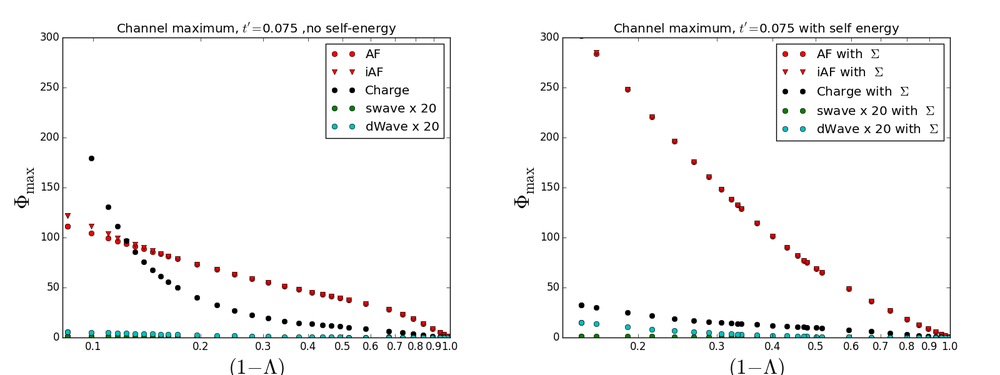
#> input picture dmf2rg_data/dmf2rglam.png, 1000 x 375 px, shrunk from 1600 x 600 before the run
$ python merge.py dmf2rglam.png dmf2rglam.png   (Python 2 division)
#> lines starting #> are read from the running program, lines starting #| are printed output that depends on the picture
#!/usr/bin/python
import numpy as np
import sys
import os
import shutil
import matplotlib.pyplot as plt
import h5py
from PIL import Image

outputname = "dmf2rglam"
tpri =0.075
if len (sys.argv) < 3 :
    print "not enough arguments"

plotstomerge = [ Image.open(os.getcwd()+"/"+sys.argv[1])  ,Image.open(os.getcwd()+"/"+ sys.argv[2]) ]
x,y = plotstomerge[0].size
#> x = 1000; y = 375
result = Image.new("RGB", (2*x, y))
#> result: PIL image 2000x375 RGB; every value is 0
for i in range(len(plotstomerge)):
    img = plotstomerge[i]
    xnow = i % 2 * x
    ynow = 0
    w,h = img.size
    print('pos {0},{1} size {2},{3}'.format(xnow, ynow, 2*x, 2*y))
    result.paste(img, (xnow, ynow, xnow + w, ynow + h))
#> this loop made 2 passes
#> (xnow, ynow, w, h) on passes 1 to 2: (0, 0, 1000, 375), (1000, 0, 1000, 375)
#| pos 0,0 size 2000,750
#| pos 1000,0 size 2000,750
#> img is the input picture: PIL image 1000x375 RGB; mean R, G, B 246.8, 246.6, 246.5
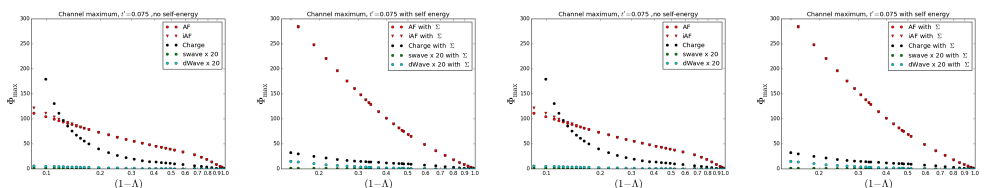
#> result: PIL image 2000x375 RGB (shown at 1/2 size); mean R, G, B 246.8, 246.6, 246.5

result.save(outputname+".png")

$ run again, with dmf2rg_data/0.075dmf2rgsevsnose.png copied over dmf2rg_data/dmf2rglam.png
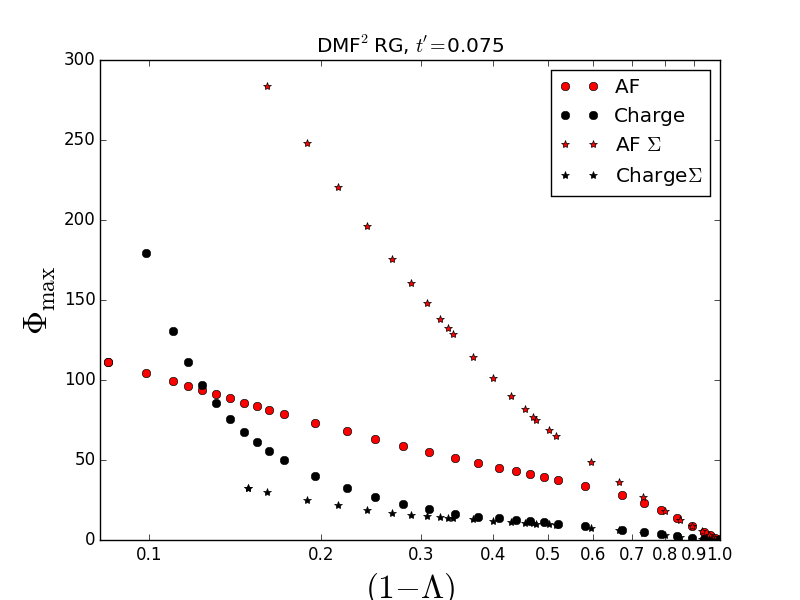
#> input picture dmf2rg_data/0.075dmf2rgsevsnose.png, 800 x 600 px
#> the loop `for i in range(len(plotstomerge)):` made 2 passes
#> (xnow, ynow, w, h) on passes 1 to 2: (0, 0, 800, 600), (800, 0, 800, 600)
#> (printed output is left out)
#> img is the input picture: PIL image 800x600 RGBA; mean R, G, B, A 249, 248.1, 248.1, 255
#> after the loop `for i in range(len(plotstomerge)):`:
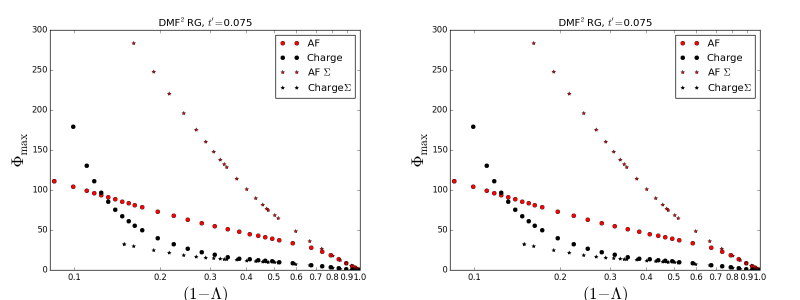
#> result: PIL image 1600x600 RGB (shown at 1/2 size); mean R, G, B 249, 248.1, 248.1

$ run again, with dmf2rg_data/merged.png copied over dmf2rg_data/dmf2rglam.png
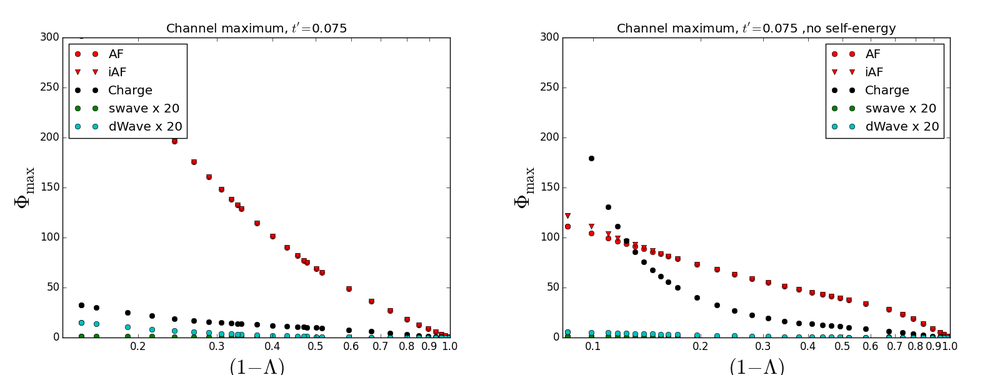
#> input picture dmf2rg_data/merged.png, 1000 x 375 px, shrunk from 1600 x 600 before the run
#> the loop `for i in range(len(plotstomerge)):` made 2 passes
#> (xnow, ynow, w, h) on passes 1 to 2: (0, 0, 1000, 375), (1000, 0, 1000, 375)
#> (printed output is left out)
#> img is the input picture: PIL image 1000x375 RGB; mean R, G, B 247.4, 247.2, 247.1
#> after the loop `for i in range(len(plotstomerge)):`:
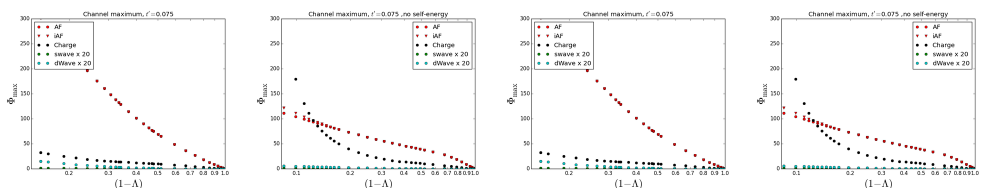
#> result: PIL image 2000x375 RGB (shown at 1/2 size); mean R, G, B 247.4, 247.2, 247.1
